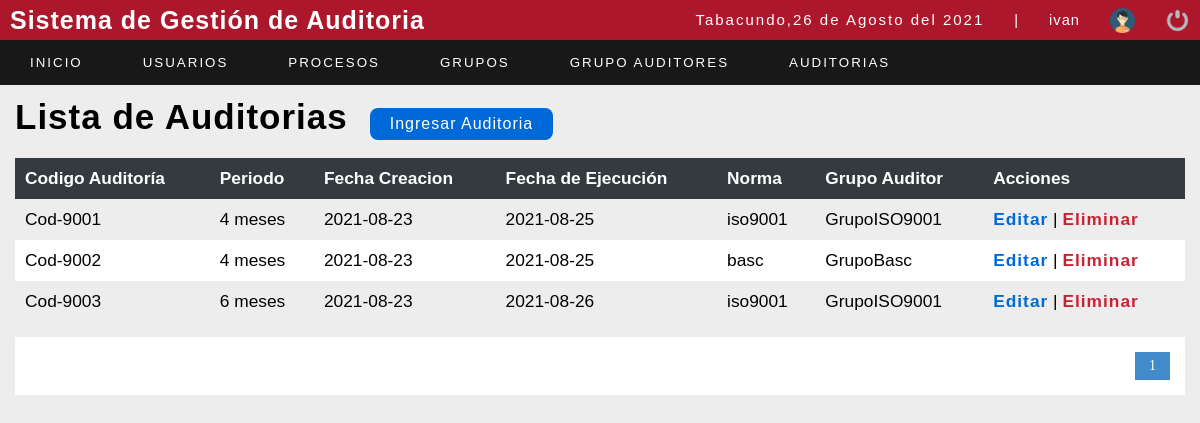
/sistema/lista_detalleauditoria.php (signed in), run on the app's committed database.
### tables this page shows
CREATE TABLE `norma` (
  `idnorma` int(11) NOT NULL,
  `nombrenorma` varchar(50) NOT NULL
);

CREATE TABLE `detalleauditoria` (
  `iddetalleauditoria` int(11) NOT NULL,
  `codigoauditoria` varchar(80) NOT NULL,
  `idperiodo` int(11) NOT NULL,
  `fechaejecucion` date NOT NULL,
  `idgrupo` int(11) NOT NULL,
  `fechacreacion` date NOT NULL DEFAULT current_timestamp(),
  `estado` int(11) NOT NULL DEFAULT 1
);

CREATE TABLE `periodo` (
  `idperiodo` int(11) NOT NULL,
  `tiempoperiodo` varchar(50) NOT NULL
);

CREATE TABLE `grupoauditor` (
  `idgrupo` int(11) NOT NULL,
  `nombregrupo` varchar(50) NOT NULL,
  `idnorma` int(11) NOT NULL
);

### sistema/lista_detalleauditoria.php (the view, shortened to what this page needs)
<?php
include "../conexion.php";
?>
<!DOCTYPE html>
<html lang="en">
<head>
	<?php include "includes/scripts.php"; ?>
</head>
<body>
	<?php include "includes/header.php"; ?>
	<section id="container">
		<h1>Lista de Auditorias</h1>
		<a href="registro_auditoria.php" class="btn_new">Ingresar Auditoria</a>
		<table>
			<tr>
				<th>Codigo Auditoría</th>
				<th>Periodo</th>
				<th>Fecha Creacion</th>
				<th>Fecha de Ejecución</th>
				<th>Norma</th>
				<th>Grupo Auditor</th>
				<th>Acciones</th>
			</tr>
			<?php
			$sql_registe = mysqli_query($conection, "SELECT COUNT(*) as total_registro FROM detalleauditoria");
			$result_register = mysqli_fetch_array($sql_registe);
			$total_registro = $result_register['total_registro'];
			$por_pagina = 10;
			if (empty($_GET['pagina'])) {
				$pagina = 1;
			} else {
				$pagina = $_GET['pagina'];
			}
			$desde = ($pagina - 1) * $por_pagina;
			$total_paginas = ceil($total_registro / $por_pagina);
			$query = mysqli_query($conection, "SELECT iddetalleauditoria,codigoauditoria,tiempoperiodo,fechacreacion,fechaejecucion,nombrenorma,nombregrupo FROM norma n, grupoauditor ga,detallegrupo dg, detalleauditoria da, periodo p WHERE P.idperiodo=da.idperiodo AND n.idnorma=ga.idnorma AND dg.idgrupo=da.idgrupo and dg.idgrupo=ga.idgrupo AND dg.idrolauditor=1 ORDER BY codigoauditoria ASC LIMIT $desde,$por_pagina");
			$result = mysqli_num_rows($query);
			if ($result > 0) {
				while ($data = mysqli_fetch_array($query)) {
			?>
					<tr>
						<td><?php echo $data[1]; ?></td>
						<td><?php echo $data[2]; ?></td>
						<td><?php echo $data[3]; ?></td>
						<td><?php echo $data[4]; ?></td>
						<td><?php echo $data[5]; ?></td>
						<td><?php echo $data[6]; ?></td>
						<td>
							<a class="link_edit" href="editar_auditoria.php?id=<?php echo $data[0]; ?>">Editar</a>
							<?php if ($_SESSION['rol'] == 1) { ?>
								|
								<a class="link_delete" href="eliminar_auditorias.php?id=<?php echo $data[0]; ?>">Eliminar</a>
							<?php } ?>
						</td>
					</tr>
			<?php
				}
			}
			?>
		</table>
		<div class="paginador">
			<ul>
				<?php
				for ($i = 1; $i <= $total_paginas; $i++) {
					if ($i == $pagina) {
						echo '<li class="pageSelected">' . $i . '</li>';
					} else {
						echo '<li><a href="?pagina=' . $i . '">' . $i . '</a></li>';
					}
				}
				?>
			</ul>
		</div>
	</section>
</body>
</html>

### sistema/css/style.css (style rules this page uses)
* { margin: 0; padding: 0; box-sizing: border-box; }
body { background: #ededed; }
h1, h2, h3, h4, h5, h6 { font-family: Arial, sans-serif; font-weight: bold; letter-spacing: 1px; }
h1 { font-size: 25px; }
a { text-decoration: none; font-family: Arial, sans-serif; letter-spacing: 1px; }
#container { padding: 90px 15px 15px; }
#container h1 { font-size: 35px; display: inline-block; }
.btn_new { display: inline-block; background: #0069d9; color: #fff; padding: 7px 20px; border-radius: 8px; margin: 18px; }
table { border-collapse: collapse; font-size: 13pt; font-family: Arial, sans-serif; width: 100%; }
table th { text-align: left; padding: 10px; background: #343A40; color: #fff; }
table tr:nth-child(odd) { background: #fff; }
table td { padding: 10px; }
.link_edit { font-weight: bold; color: #0069D9; }
.link_delete { font-weight: bold; color: #C82333; }
.paginador ul { padding: 15px; list-style: none; background: #FFF; margin-top: 15px; display: -webkit-flex; display: -moz-flex; display: -ms-flex; display: -o-flex; display: flex; justify-content: flex-end; }
.paginador a, .pageSelected { color: #428bca; border: 1px solid #ddd; padding: 5px; display: inline-block; font-size: 14px; text-align: center; width: 35px; }
.pageSelected { color: #FFF; background: #428bca; border: 1px solid #428bca; }

### data on the page
norma: detalleauditoria.codigoauditoria "Cod-9001", periodo.tiempoperiodo "4 meses", detalleauditoria.fechacreacion "2021-08-23", detalleauditoria.fechaejecucion "2021-08-25", nombrenorma "iso9001", grupoauditor.nombregrupo "GrupoISO9001", detalleauditoria.codigoauditoria "Cod-9003", periodo.tiempoperiodo "6 meses", detalleauditoria.fechaejecucion "2021-08-26"
norma: detalleauditoria.codigoauditoria "Cod-9002", periodo.tiempoperiodo "4 meses", detalleauditoria.fechacreacion "2021-08-23", detalleauditoria.fechaejecucion "2021-08-25", nombrenorma "basc", grupoauditor.nombregrupo "GrupoBasc"

### other printed values
fechaC() "26 de Agosto del 2021"
$_SESSION['user'] "ivan"
